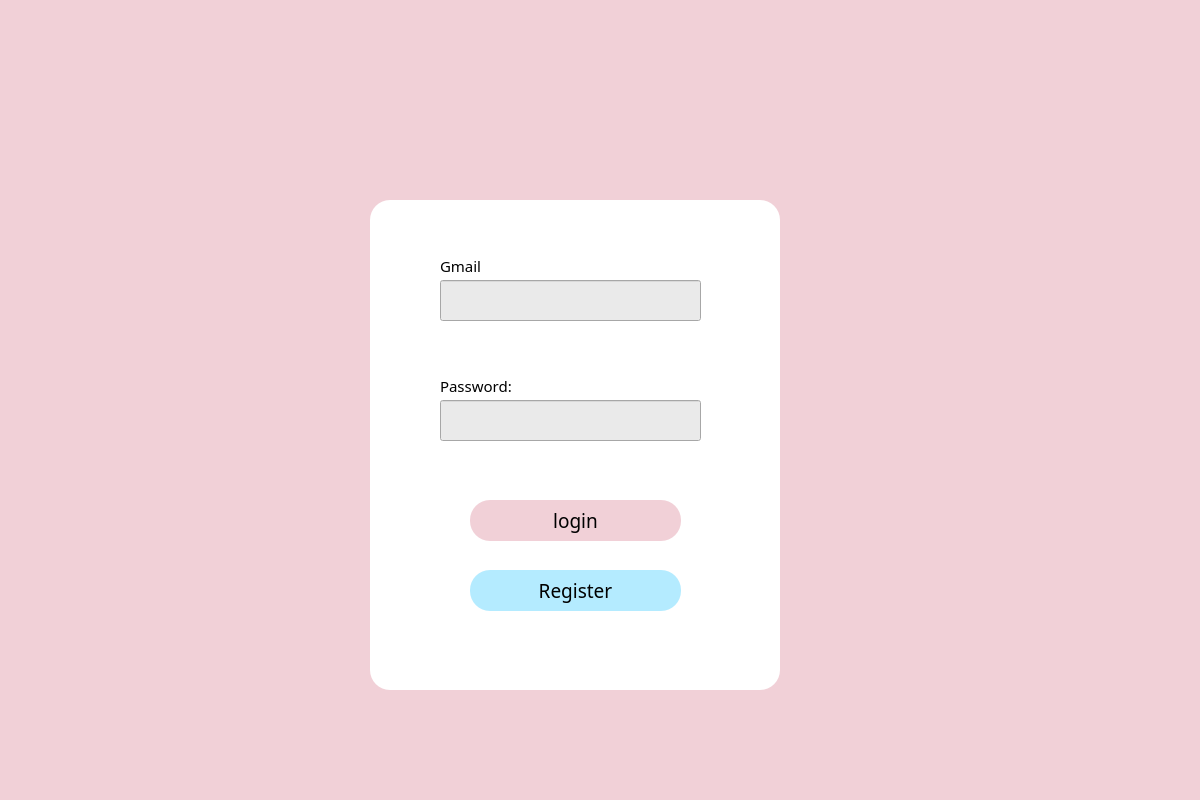
<?xml version="1.0" encoding="UTF-8"?>
<ui version="4.0">
 <class>Dialog</class>
 <widget class="QDialog" name="Dialog">
  <property name="geometry">
   <rect>
    <x>0</x>
    <y>0</y>
    <width>1200</width>
    <height>800</height>
   </rect>
  </property>
  <property name="font">
   <font>
    <family>Manrope</family>
   </font>
  </property>
  <property name="windowTitle">
   <string>Dialog</string>
  </property>
  <property name="styleSheet">
   <string notr="true">background-color:rgb(241, 208, 215);</string>
  </property>
  <widget class="QLabel" name="gmail">
   <property name="geometry">
    <rect>
     <x>440</x>
     <y>250</y>
     <width>71</width>
     <height>31</height>
    </rect>
   </property>
   <property name="font">
    <font>
     <family>Manrope</family>
     <pointsize>11</pointsize>
    </font>
   </property>
   <property name="styleSheet">
    <string notr="true">background-color: None</string>
   </property>
   <property name="text">
    <string>Gmail</string>
   </property>
  </widget>
  <widget class="QLineEdit" name="gmail_input">
   <property name="geometry">
    <rect>
     <x>440</x>
     <y>280</y>
     <width>261</width>
     <height>41</height>
    </rect>
   </property>
   <property name="styleSheet">
    <string notr="true">background-color: rgb(234, 234, 234)</string>
   </property>
  </widget>
  <widget class="QLabel" name="gmail_2">
   <property name="geometry">
    <rect>
     <x>440</x>
     <y>370</y>
     <width>141</width>
     <height>31</height>
    </rect>
   </property>
   <property name="font">
    <font>
     <family>Manrope</family>
     <pointsize>11</pointsize>
    </font>
   </property>
   <property name="styleSheet">
    <string notr="true">background-color: None</string>
   </property>
   <property name="text">
    <string>Password:</string>
   </property>
  </widget>
  <widget class="QGraphicsView" name="graphicsView">
   <property name="geometry">
    <rect>
     <x>370</x>
     <y>200</y>
     <width>410</width>
     <height>490</height>
    </rect>
   </property>
   <property name="styleSheet">
    <string notr="true">border-radius: 20px; background-color: white;</string>
   </property>
  </widget>
  <widget class="QPushButton" name="register_btn">
   <property name="geometry">
    <rect>
     <x>470</x>
     <y>570</y>
     <width>211</width>
     <height>41</height>
    </rect>
   </property>
   <property name="font">
    <font>
     <family>Manrope</family>
     <pointsize>14</pointsize>
    </font>
   </property>
   <property name="styleSheet">
    <string notr="true">border-radius: 20px;
background-color: rgb(180, 235, 255)</string>
   </property>
   <property name="text">
    <string>Register</string>
   </property>
  </widget>
  <widget class="QLineEdit" name="password_input">
   <property name="geometry">
    <rect>
     <x>440</x>
     <y>400</y>
     <width>261</width>
     <height>41</height>
    </rect>
   </property>
   <property name="styleSheet">
    <string notr="true">background-color: rgb(234, 234, 234)</string>
   </property>
  </widget>
  <widget class="QPushButton" name="login_btn">
   <property name="geometry">
    <rect>
     <x>470</x>
     <y>500</y>
     <width>211</width>
     <height>41</height>
    </rect>
   </property>
   <property name="font">
    <font>
     <family>Manrope</family>
     <pointsize>14</pointsize>
    </font>
   </property>
   <property name="styleSheet">
    <string notr="true">border-radius: 20px;
background-color:rgb(241, 208, 215);</string>
   </property>
   <property name="text">
    <string>login</string>
   </property>
  </widget>
  <widget class="QLabel" name="error_txt">
   <property name="geometry">
    <rect>
     <x>430</x>
     <y>450</y>
     <width>291</width>
     <height>21</height>
    </rect>
   </property>
   <property name="styleSheet">
    <string notr="true">background-color: None; Color: Red;</string>
   </property>
   <property name="text">
    <string/>
   </property>
  </widget>
  <widget class="QLabel" name="curate_label">
   <property name="geometry">
    <rect>
     <x>310</x>
     <y>0</y>
     <width>511</width>
     <height>281</height>
    </rect>
   </property>
   <property name="font">
    <font>
     <family>Mogena</family>
     <pointsize>18</pointsize>
    </font>
   </property>
   <property name="text">
    <string/>
   </property>
   <property name="pixmap">
    <pixmap resource="../../../public/images/logos/logo.qrc">:/logos/curatelogo.png</pixmap>
   </property>
   <property name="scaledContents">
    <bool>true</bool>
   </property>
   <property name="alignment">
    <set>Qt::AlignCenter</set>
   </property>
  </widget>
  <zorder>curate_label</zorder>
  <zorder>graphicsView</zorder>
  <zorder>gmail</zorder>
  <zorder>gmail_input</zorder>
  <zorder>gmail_2</zorder>
  <zorder>register_btn</zorder>
  <zorder>password_input</zorder>
  <zorder>login_btn</zorder>
  <zorder>error_txt</zorder>
 </widget>
 <resources>
  <include location="../../../public/images/logos/logo.qrc"/>
 </resources>
 <connections/>
</ui>
